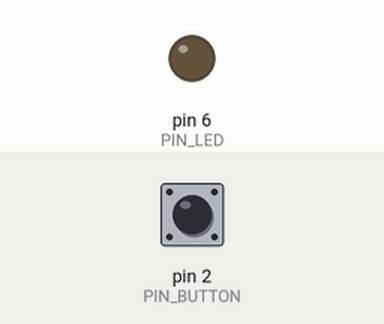
This sketch was run on a simulated Arduino Uno, built with avr-gcc and run on an emulated ATmega328P. On the bench: output pins drawn as LEDs (lit = HIGH). The test bench sets the inputs (shaded band); at power-on: pin 2 (PIN_BUTTON) HIGH.

Above: at 1.2 s.
1.3 s: pin 2 (PIN_BUTTON) pulled LOW for 0.15 s
At 1.37 s:
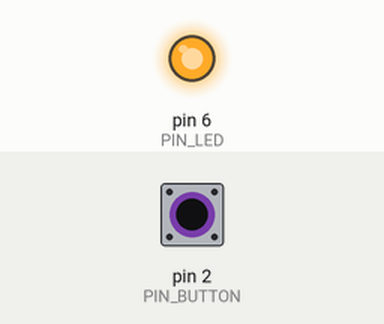
2.9 s: pin 2 (PIN_BUTTON) pulled LOW for 3.2 s
At 6.9 s:
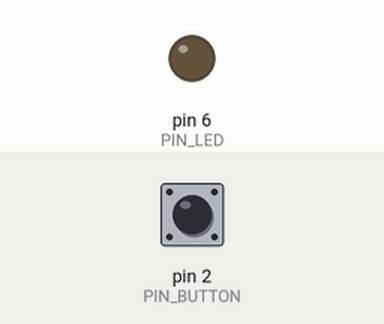
Timing chart, 0 to 8.4 s (numbered marks = the images above; inputs shaded):
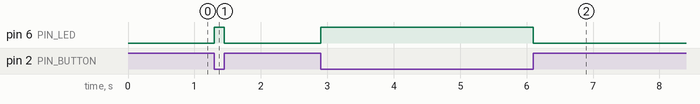

The sketch:

ArduinoLEDButtonUsingInterrupts.ino
```cpp
const int PIN_LED = 6;
const int PIN_BUTTON = 2;

void isr_button() {
  bool pressed = digitalRead(PIN_BUTTON) == LOW;
  digitalWrite(PIN_LED, pressed ? HIGH : LOW);
}

void setup() {
  pinMode(PIN_LED, OUTPUT);
  pinMode(PIN_BUTTON, INPUT_PULLUP);
  int irq = digitalPinToInterrupt(PIN_BUTTON);
  attachInterrupt(irq, isr_button, CHANGE);
}

void loop() { /* Do nothing */ }
```

Measured:
- after the input at 1.3 s, pin 6 (PIN_LED): LOW → HIGH at once, → LOW 0.15 s later
- after the input at 2.9 s, pin 6 (PIN_LED): LOW → HIGH at once, → LOW 3.2 s later
